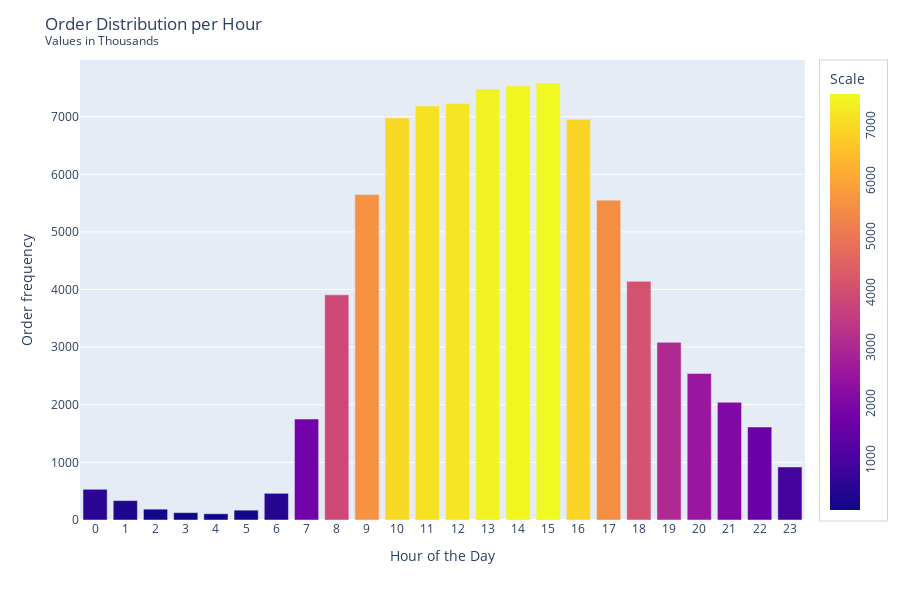
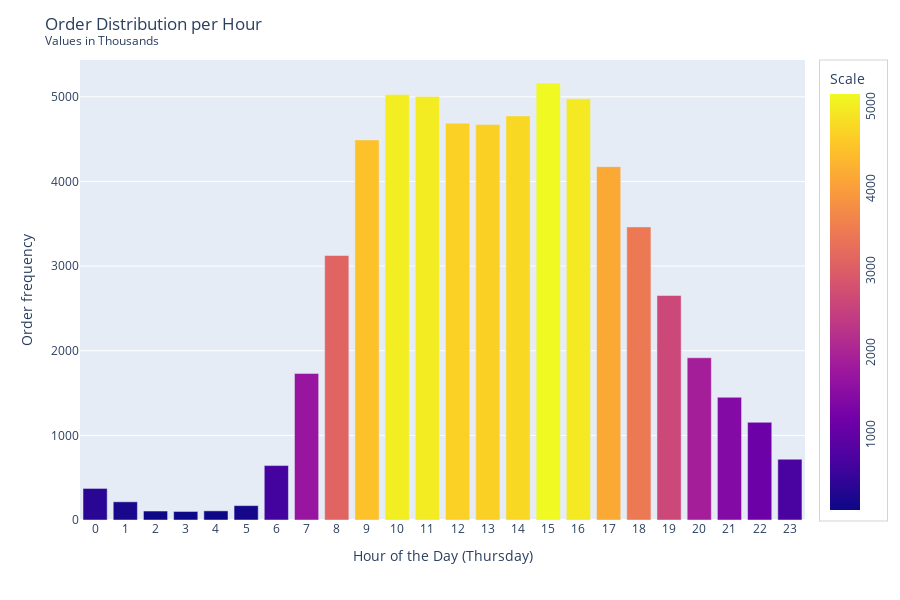
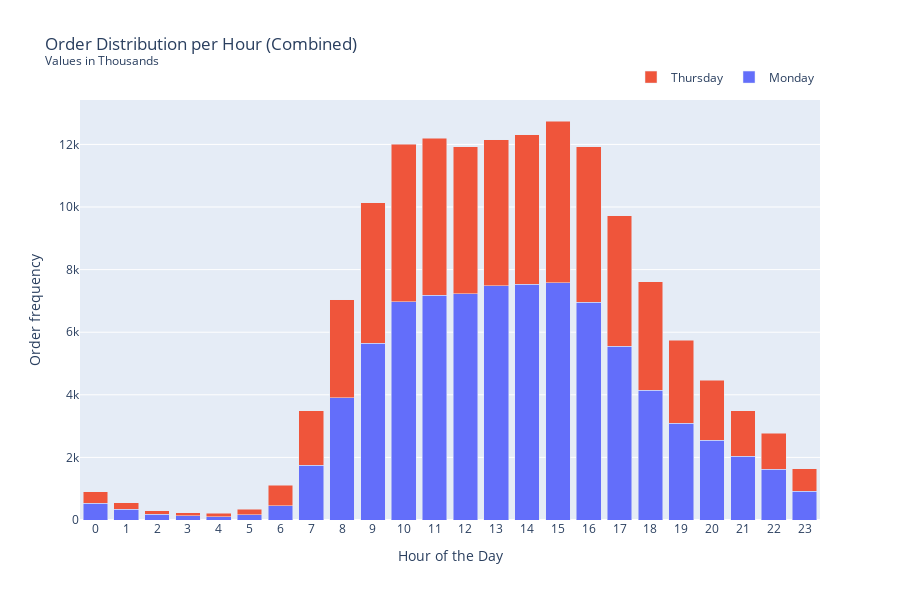

Notebook cell for these charts, in order:
### Code cell
###changing this to a bar graph###

#xticks(range(0,31))

#chart 1

# df_orders[df_orders['order_dow']== 0]['order_hour_of_day'].value_counts().sort_index().plot(kind='bar',
#                                                                                             figsize= [16,8],
#                                                                                             color='c',
# )
df_chart_1 = df_orders[df_orders['order_dow']== 0]['order_hour_of_day'].value_counts().sort_index()

# plt.xlabel('Hour of the Day', fontsize=12) #adding a specific label and increasing the font size for visibility
# plt.ylabel('Order Frequency (thousands)', fontsize=12) #adding a specific label and increasing the font size for visibility
# plt.legend(['Monday']) #labeling legend based on day assumptions, 0 = Mon / 3 = Thurs
# plt.title('Order Distribution per Hour')
# plt.xticks(rotation = 0);
# plt.show()

fig = px.bar(df_chart_1, labels={"order_hour_of_day": "Hour of the Day", "value": "Order frequency", "variable": "Legend:"}, color='value')
fig.update_layout(height=600,
                  title='Order Distribution per Hour <br><sup>Values in Thousands</sup>',
                  showlegend=True)
fig.update_layout(xaxis={"dtick":1})
fig.update_coloraxes(colorbar_title_text='Scale', colorbar_tickangle=-90, colorbar_bordercolor='lightgray', colorbar_borderwidth=1)
fig.show()

#chart 2
# df_orders[df_orders['order_dow']== 3]['order_hour_of_day'].value_counts().sort_index().plot(kind='bar',
#                                                                                             figsize= [16,8],
#                                                                                             color='m'
# )

df_chart_2 = df_orders[df_orders['order_dow']== 3]['order_hour_of_day'].value_counts().sort_index()

# plt.xlabel('Hour of the Day', fontsize=12) #adding a specific label and increasing the font size for visibility
# plt.ylabel('Order Frequency (thousands)', fontsize=12) #adding a specific label and increasing the font size for visibility
# plt.legend(['Thursday']) #labeling legend based on day assumptions, 0 = Mon / 3 = Thurs
# plt.title('Order Distribution per Hour')
# plt.xticks(rotation = 0)
# plt.show()

fig = px.bar(df_chart_2, labels={"order_hour_of_day": "Hour of the Day (Thursday)", "value": "Order frequency", "variable": "Legend:"}, color='value')
fig.update_layout(height=600,
                  title='Order Distribution per Hour <br><sup>Values in Thousands</sup>',
                  showlegend=True)
fig.update_layout(xaxis={"dtick":1})
fig.update_coloraxes(colorbar_title_text='Scale', colorbar_tickangle=-90, colorbar_bordercolor='lightgray', colorbar_borderwidth=1)
fig.show()

#chart 3
# df_orders[df_orders['order_dow']== 0]['order_hour_of_day'].value_counts().sort_index().plot(kind='bar',
#                                                                                             figsize= [16,8],
#                                                                                             color='c',)
# df_orders[df_orders['order_dow']== 3]['order_hour_of_day'].value_counts().sort_index().plot(kind='bar',
#                                                                                             figsize= [16,8],
#                                                                                             color='m')
# plt.xlabel('Hour of the Day', fontsize=12) #adding a specific label and increasing the font size for visibility
# plt.ylabel('Order Frequency (thousands)', fontsize=12) #adding a specific label and increasing the font size for visibility
# plt.legend(['Monday','Thursday']) #labeling legend based on day assumptions, 0 = Mon / 3 = Thurs
# plt.title('Order Distribution per Hour')
# plt.xticks(rotation = 0)
# plt.show()

plot = pxgo.Figure(data=[go.Bar(
    name = 'Monday',
    # x = df_chart_1,
    y = df_chart_1, 
   ),
                       go.Bar(
    name = 'Thursday',
    # x = df_chart_2,
    y = df_chart_2
   )
])
 
plot.update_layout(barmode='stack')
plot.update_layout(legend=dict(
    orientation="h",
    yanchor="bottom",
    y=1.02,
    xanchor="right",
    x=1
))     
plot.update_layout(height=600, title='Order Distribution per Hour (Combined)<br><sup>Values in Thousands</sup>', showlegend=True)
plot.update_layout(xaxis={"dtick":1}, xaxis_title="Hour of the Day", yaxis_title="Order frequency",)
plot.show()

### Figure 1 — Plotly figure (JSON) as saved in the notebook; plotly's stock layout.template omitted (floating-point values rounded to 4 significant figures)
{"data": [{"alignmentgroup": "True", "hovertemplate": "Hour of the Day=%{x}<br>Order frequency=%{marker.color}<extra></extra>", "legendgroup": "", "marker": {"color": [533, 337, 188, 128, 108, 171, 463, 1752, 3908, 5650, 6978, 7186, 7231, 7483, 7533, 7585, 6956, 5552, 4142, 3084, 2544, 2043, 1614, 921], "coloraxis": "coloraxis", "pattern": {"shape": ""}}, "name": "", "offsetgroup": "", "orientation": "v", "showlegend": false, "textposition": "auto", "type": "bar", "x": [0, 1, 2, 3, 4, 5, 6, 7, 8, 9, 10, 11, 12, 13, 14, 15, 16, 17, 18, 19, 20, 21, 22, 23], "xaxis": "x", "y": [533, 337, 188, 128, 108, 171, 463, 1752, 3908, 5650, 6978, 7186, 7231, 7483, 7533, 7585, 6956, 5552, 4142, 3084, 2544, 2043, 1614, 921], "yaxis": "y"}], "layout": {"barmode": "relative", "coloraxis": {"colorbar": {"bordercolor": "lightgray", "borderwidth": 1, "tickangle": -90, "title": {"text": "Scale"}}, "colorscale": [[0, "#0d0887"], [0.1111, "#46039f"], [0.2222, "#7201a8"], [0.3333, "#9c179e"], [0.4444, "#bd3786"], [0.5556, "#d8576b"], [0.6667, "#ed7953"], [0.7778, "#fb9f3a"], [0.8889, "#fdca26"], [1, "#f0f921"]]}, "height": 600, "legend": {"tracegroupgap": 0}, "margin": {"t": 60}, "showlegend": true, "title": {"text": "Order Distribution per Hour <br><sup>Values in Thousands</sup>"}, "xaxis": {"anchor": "y", "domain": [0, 1], "dtick": 1, "title": {"text": "Hour of the Day"}}, "yaxis": {"anchor": "x", "domain": [0, 1], "title": {"text": "Order frequency"}}}}

### Figure 2 — Plotly figure (JSON) as saved in the notebook; plotly's stock layout.template omitted (floating-point values rounded to 4 significant figures)
{"data": [{"alignmentgroup": "True", "hovertemplate": "Hour of the Day (Thursday)=%{x}<br>Order frequency=%{marker.color}<extra></extra>", "legendgroup": "", "marker": {"color": [373, 215, 106, 101, 108, 170, 643, 1732, 3125, 4490, 5026, 5004, 4688, 4674, 4774, 5163, 4976, 4175, 3463, 2652, 1917, 1450, 1154, 718], "coloraxis": "coloraxis", "pattern": {"shape": ""}}, "name": "", "offsetgroup": "", "orientation": "v", "showlegend": false, "textposition": "auto", "type": "bar", "x": [0, 1, 2, 3, 4, 5, 6, 7, 8, 9, 10, 11, 12, 13, 14, 15, 16, 17, 18, 19, 20, 21, 22, 23], "xaxis": "x", "y": [373, 215, 106, 101, 108, 170, 643, 1732, 3125, 4490, 5026, 5004, 4688, 4674, 4774, 5163, 4976, 4175, 3463, 2652, 1917, 1450, 1154, 718], "yaxis": "y"}], "layout": {"barmode": "relative", "coloraxis": {"colorbar": {"bordercolor": "lightgray", "borderwidth": 1, "tickangle": -90, "title": {"text": "Scale"}}, "colorscale": [[0, "#0d0887"], [0.1111, "#46039f"], [0.2222, "#7201a8"], [0.3333, "#9c179e"], [0.4444, "#bd3786"], [0.5556, "#d8576b"], [0.6667, "#ed7953"], [0.7778, "#fb9f3a"], [0.8889, "#fdca26"], [1, "#f0f921"]]}, "height": 600, "legend": {"tracegroupgap": 0}, "margin": {"t": 60}, "showlegend": true, "title": {"text": "Order Distribution per Hour <br><sup>Values in Thousands</sup>"}, "xaxis": {"anchor": "y", "domain": [0, 1], "dtick": 1, "title": {"text": "Hour of the Day (Thursday)"}}, "yaxis": {"anchor": "x", "domain": [0, 1], "title": {"text": "Order frequency"}}}}

### Figure 3 — Plotly figure (JSON) as saved in the notebook; plotly's stock layout.template omitted (floating-point values rounded to 4 significant figures)
{"data": [{"name": "Monday", "type": "bar", "y": [533, 337, 188, 128, 108, 171, 463, 1752, 3908, 5650, 6978, 7186, 7231, 7483, 7533, 7585, 6956, 5552, 4142, 3084, 2544, 2043, 1614, 921]}, {"name": "Thursday", "type": "bar", "y": [373, 215, 106, 101, 108, 170, 643, 1732, 3125, 4490, 5026, 5004, 4688, 4674, 4774, 5163, 4976, 4175, 3463, 2652, 1917, 1450, 1154, 718]}], "layout": {"barmode": "stack", "height": 600, "legend": {"orientation": "h", "x": 1, "xanchor": "right", "y": 1.02, "yanchor": "bottom"}, "showlegend": true, "title": {"text": "Order Distribution per Hour (Combined)<br><sup>Values in Thousands</sup>"}, "xaxis": {"dtick": 1, "title": {"text": "Hour of the Day"}}, "yaxis": {"title": {"text": "Order frequency"}}}}
